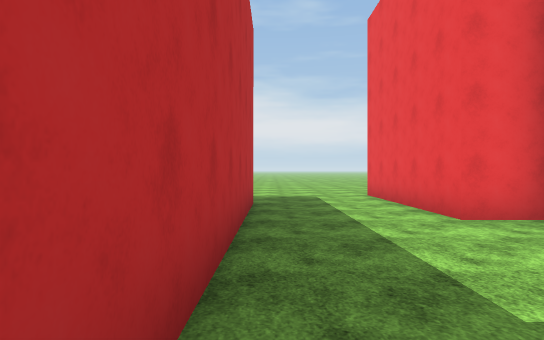
[1] (above)

16 first-person views from a walk through a scene from a Unity 3-D project. The camera is 1.4 m above the floor, looks level and sees 75° across. The floor is counted in squares, 2 m on a side. Each view is taken from the middle of a square. On the plan, view 1 faces up. The plan holds only what a view shows up to about 11 squares ahead; the rest is blank. The place goes on beyond the plan. Flat ground stands in for the terrain. Surface patterns are stand-ins for the level's own textures.

[2]
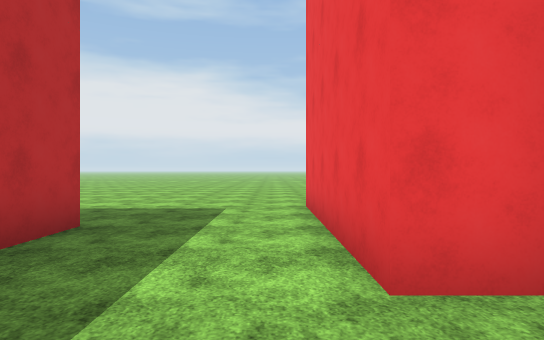

[3]
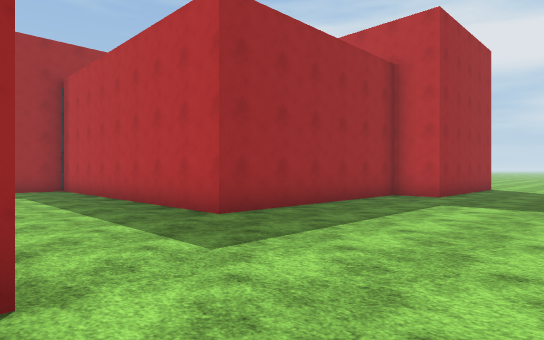

[4]
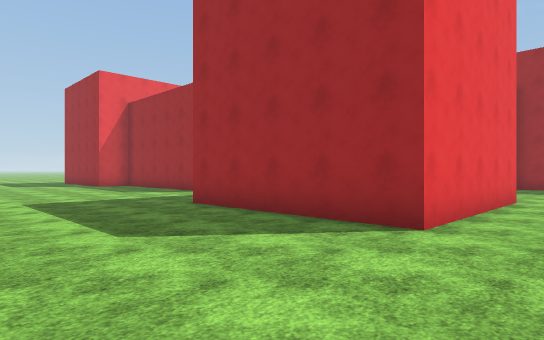

[5]
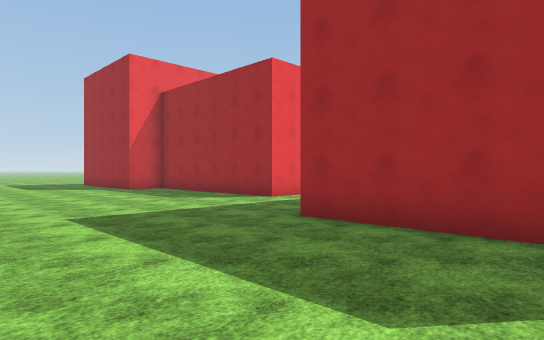

[6]
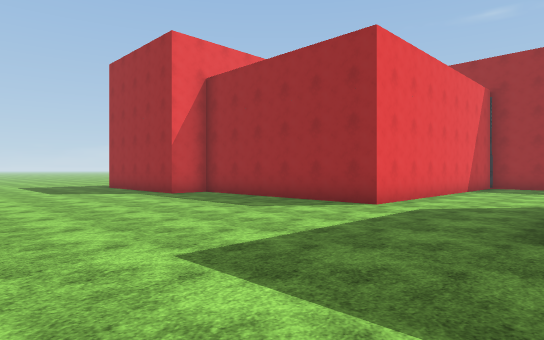

[7]
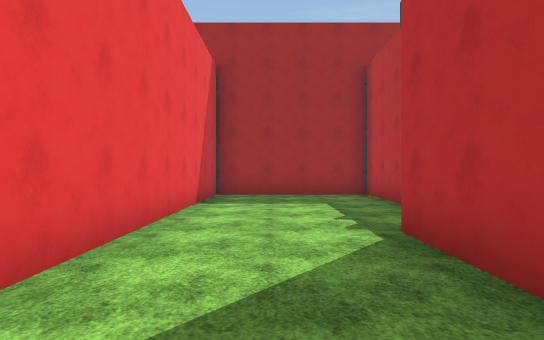

[8]
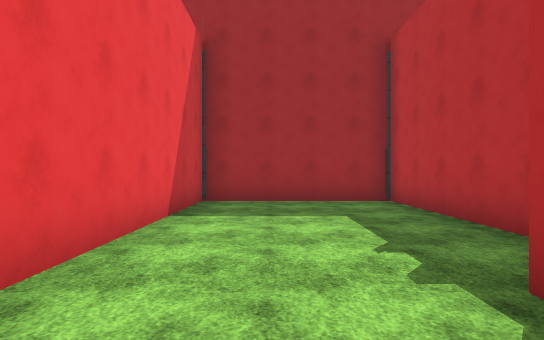

[9]
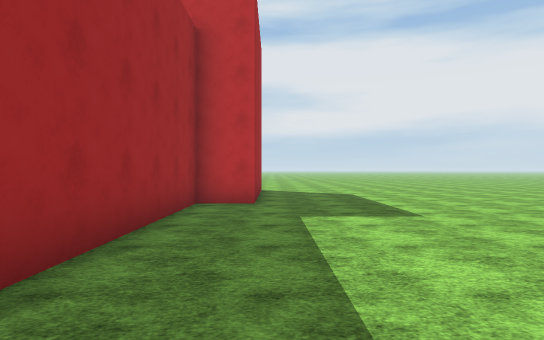

[10]
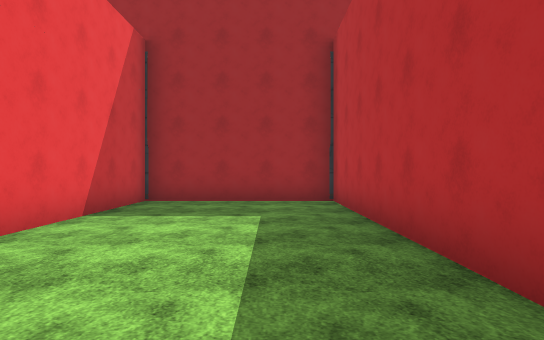

[11]
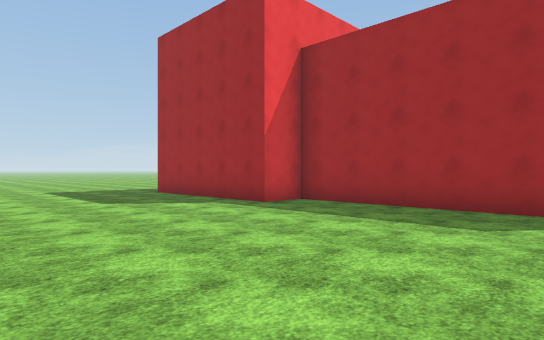

[12]
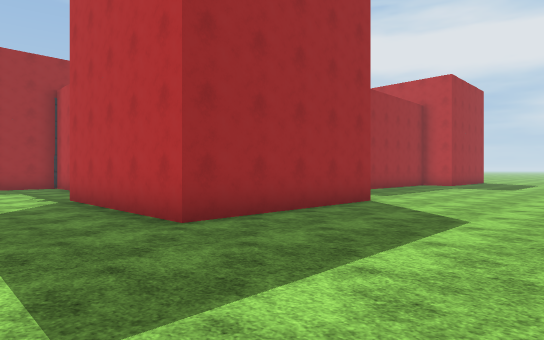

[13]
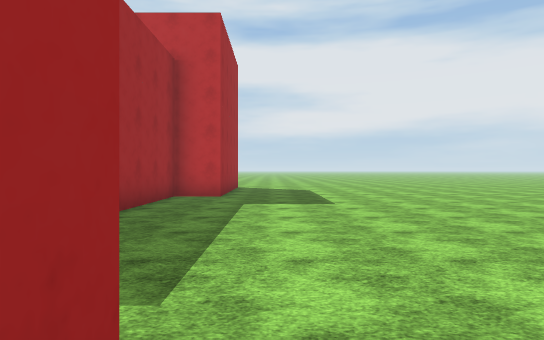

[14]
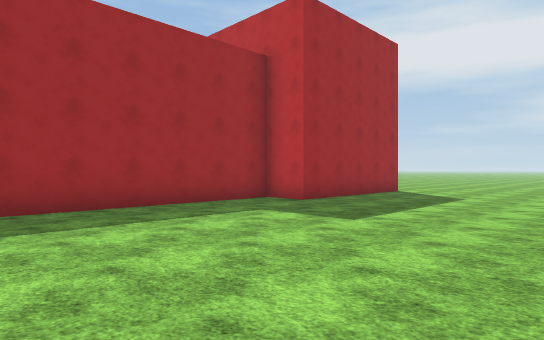

[15]
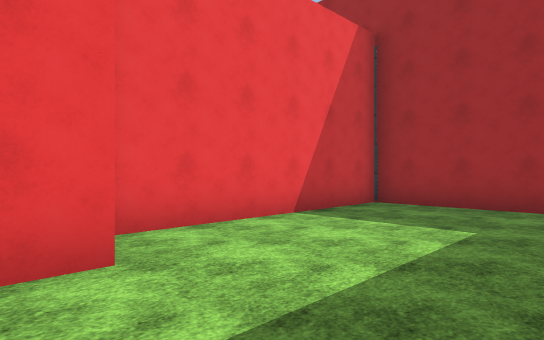

[16]
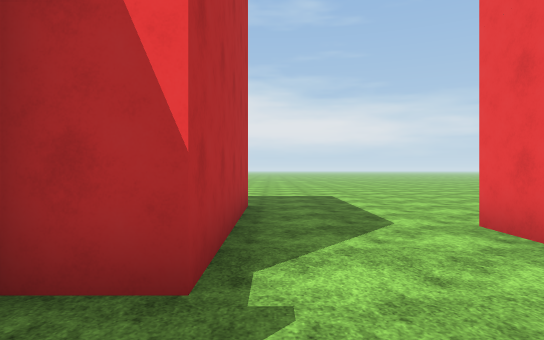

### Floor plan
Points are (right, up) in squares from view 1. A wall is a line through its corners. A room is listed if a view was taken in it or the views show most of it. See-through windows are left out.
Room 1 (views 1, 2, 3, 4, 5, 6, 7, 8, 9, 10, 11, 12, 13, 14, 15, 16)
walls: (3.9, 5) (2.7, 5) (2.7, 9.9) (7.5, 9.9) (7.5, 5) (6.4, 5); (6.3, 3.4) (6.3, -1) (10.6, -1) (10.6, 7.4) (16.6, 7.4) (16.6, 8.6) (18.5, 8.6); (-10.2, 8.6) (-6.4, 8.6) (-6.4, 7.4) (-0.4, 7.4) (-0.4, -1) (3.9, -1) (3.9, 4.5)

Positions as (right, up) in squares from view 1, and headings:
1: (0, 0), facing up
2: (2, 3), facing up
3: (3, 12), facing down-left
4: (1, 14), facing down-right
5: (4, 14), facing down-right
6: (7, 14), facing down-right
7: (9, 9), facing down
8: (9, 7), facing down
9: (1, 9), facing left
10: (1, 7), facing down
11: (11, 14), facing down-right
12: (10, 14), facing down-left
13: (3, 10), facing left
14: (0, 14), facing down-left
15: (0, 6), facing down-right
16: (8, 3), facing up
